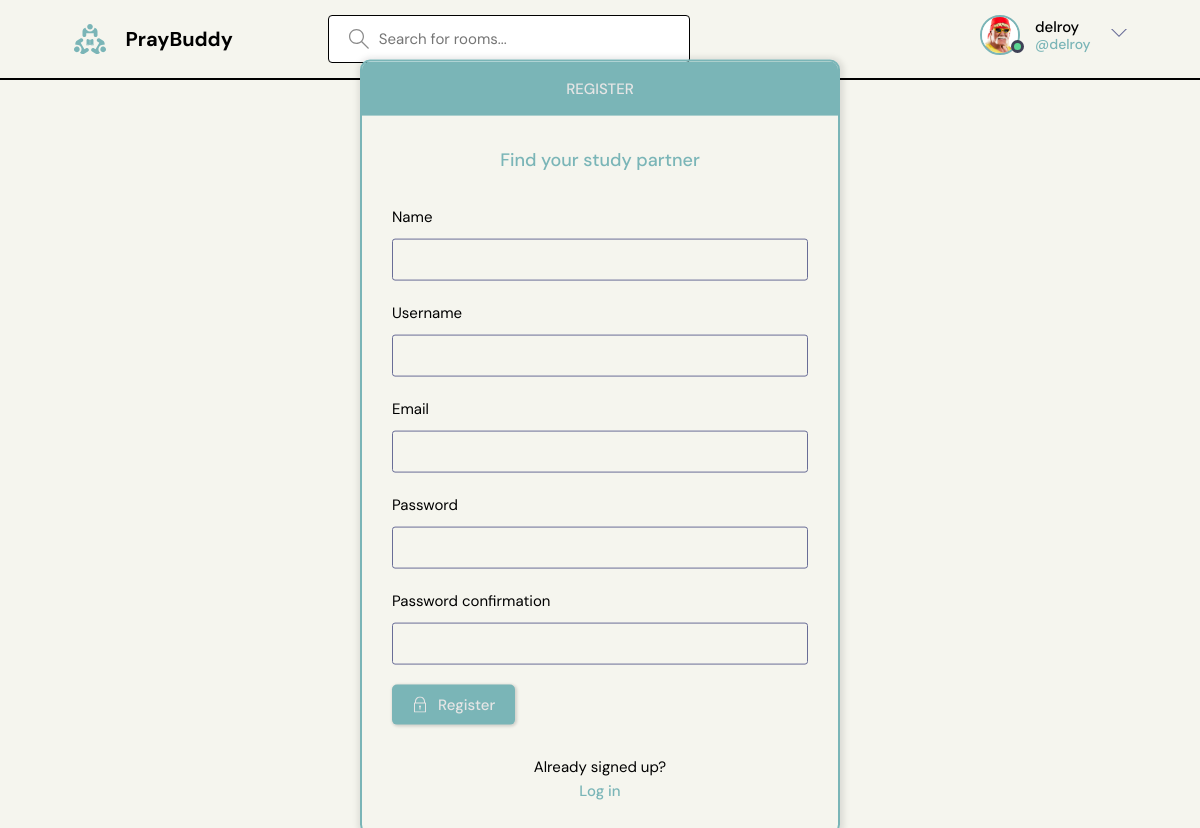
Page /register/ (signed in) on the committed database.
### base/models.py (models this page shows)
class User(AbstractUser):
    name = models.CharField(max_length=200, null=True)
    email = models.EmailField(unique=True, null=True)
    bio = models.TextField(null=True)
    avatar = models.ImageField(null=True, default='avatar.svg')
    USERNAME_FIELD = 'email'
    REQUIRED_FIELDS = []

### base/views.py (the view, shortened to what this page needs)
# urls.py: path('register/', views.registerPage, name='register'),
def registerPage(request):
    form = MyUserCreationForm()
    return render(request, 'base/login_register.html', {'form': form})

### base/forms.py
class MyUserCreationForm(UserCreationForm):
    class Meta:
        model = User
        fields = ['name', 'username', 'email', 'password1', 'password2']

### base/templates/base/login_register.html (shortened to what this page needs)
{% extends 'main.html' %}
{% block content %}
<main class="auth layout">
  {% if page == 'login' %}
  <div class="container">
    <div class="layout__box">
      <div class="layout__boxHeader">
        <div class="layout__boxTitle">
          <h3>Login</h3>
        </div>
      </div>
      <div class="layout__body">
        <h2 class="auth__tagline">Find your study partner</h2>
        <form class="form" action="" method="POST">
          {% csrf_token %}
          <div class="form__group form__group">
            <label for="room_name">Email</label>
            <input id="username" name="email" type="text" placeholder="e.g. timmy@email.com" />
          </div>
          <div class="form__group">
            <label for="password">Password</label>
            <input id="password" name="password" type="password"
              placeholder="&bull;&bull;&bull;&bull;&bull;&bull;&bull;&bull;" />
          </div>
          <button class="btn btn--main" type="submit">
            <svg version="1.1" xmlns="http://www.w3.org/2000/svg" width="32" height="32" viewBox="0 0 32 32">
              <title>lock</title>
              <path
                d="M27 12h-1v-2c0-5.514-4.486-10-10-10s-10 4.486-10 10v2h-1c-0.553 0-1 0.447-1 1v18c0 0.553 0.447 1 1 1h22c0.553 0 1-0.447 1-1v-18c0-0.553-0.447-1-1-1zM8 10c0-4.411 3.589-8 8-8s8 3.589 8 8v2h-16v-2zM26 30h-20v-16h20v16z">
              </path>
              <path
                d="M15 21.694v4.306h2v-4.306c0.587-0.348 1-0.961 1-1.694 0-1.105-0.895-2-2-2s-2 0.895-2 2c0 0.732 0.413 1.345 1 1.694z">
              </path>
            </svg>
            Login
          </button>
        </form>
        <div class="auth__action">
          <p>Haven't signed up yet?</p>
          <a href="{% url 'register' %}" class="btn btn--link">Sign Up</a>
        </div>
      </div>
    </div>
  </div>
  {% else %}
  <div class="container">
    <div class="layout__box">
      <div class="layout__boxHeader">
        <div class="layout__boxTitle">
          <h3>Register</h3>
        </div>
      </div>
      <div class="layout__body">
        <h2 class="auth__tagline">Find your study partner</h2>
        <form class="form" action="" method="POST">
          {% for field in form %}
          <div class="form__group form__group">
            <label for="room_name">{{ field.label }}</label>
            {{ field }}
          </div>
          {% endfor %}
          <button class="btn btn--main" type="submit">
            Register
          </button>
        </form>
        <div class="auth__action">
          <p>Already signed up?</p>
          <a href="{% url 'login' %}" class="btn btn--link">Log in</a>
        </div>
      </div>
    </div>
  </div>
  {% endif %}
</main>
{% endblock content %}

### templates/includes/navbar.html (shortened to what this page needs)
{% load static %}
<header class="header header--loggedIn">
  <div class="container">
    <a href="{% url 'home' %}" class="header__logo">
      <h1>PrayBuddy</h1>
    </a>
    <form class="header__search" method="GET" action="{% url 'home' %}">
      <label>
        <input name="q" placeholder="Search for rooms..." />
      </label>
    </form>
    <nav class="header__menu">
      {% if request.user.is_authenticated %}
      <div class="header__user">
        <a href="{% url 'user-profile' user.id %}">
          <div class="avatar avatar--medium active">
            <img src="{{ request.user.avatar.url }}" />
          </div>
          <p>{{ request.user.username }} <span>@{{ request.user.username }}</span></p>
        </a>
        <button class="dropdown-button">
          <svg version="1.1" xmlns="http://www.w3.org/2000/svg" width="32" height="32" viewBox="0 0 32 32">
            <title>chevron-down</title>
            <path d="M16 21l-13-13h-3l16 16 16-16h-3l-13 13z"></path>
          </svg>
        </button>
      </div>
      {% else %}
      <a href="{% url 'login' %}">
        <img src="{% static 'images/avatar.svg' %}" />
        <p>Login</p>
      </a>
      {% endif %}
    </nav>
  </div>
</header>

### rows in the picture
User: user.avatar (picture), user.username "delroy"

### other values in the picture
{{ field.label }} "Name" "Username" "Email" "Password" "Password confirmation"
